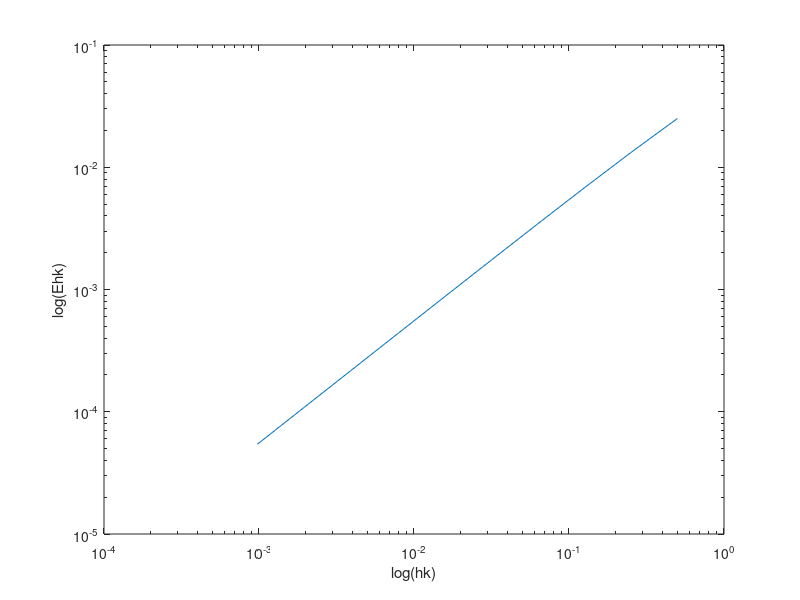

Write MATLAB code to recreate this figure.
N=10;
x=3;
hk_arr=zeros(1,10);
Eh_k_arr=zeros(1,10);

fprintf(' __________________________________________ \n');
fprintf('| k  |     hk     |   f%s(x)    |     Ehk   |\n', '''');
fprintf('|----+------------+------------+-----------|\n');

for k=1:N
    hk=1/(2^k);
    hk_arr(k)=hk;
    fh_x=(1/hk).*(log(x+hk)-log(x));
    Eh_k=abs((1/x) - fh_x);
    Eh_k_arr(k)=Eh_k;
    fprintf('|%2d  |  %f  |  %f  |  %f |\n',k,hk,fh_x,Eh_k);
    fprintf('|----+------------+------------+-----------|\n');
end


loglog(hk_arr,Eh_k_arr);
p=polyfit(log(hk_arr),log(Eh_k_arr),1);
disp(p);
xlabel('log(hk)');
ylabel('log(Ehk)');